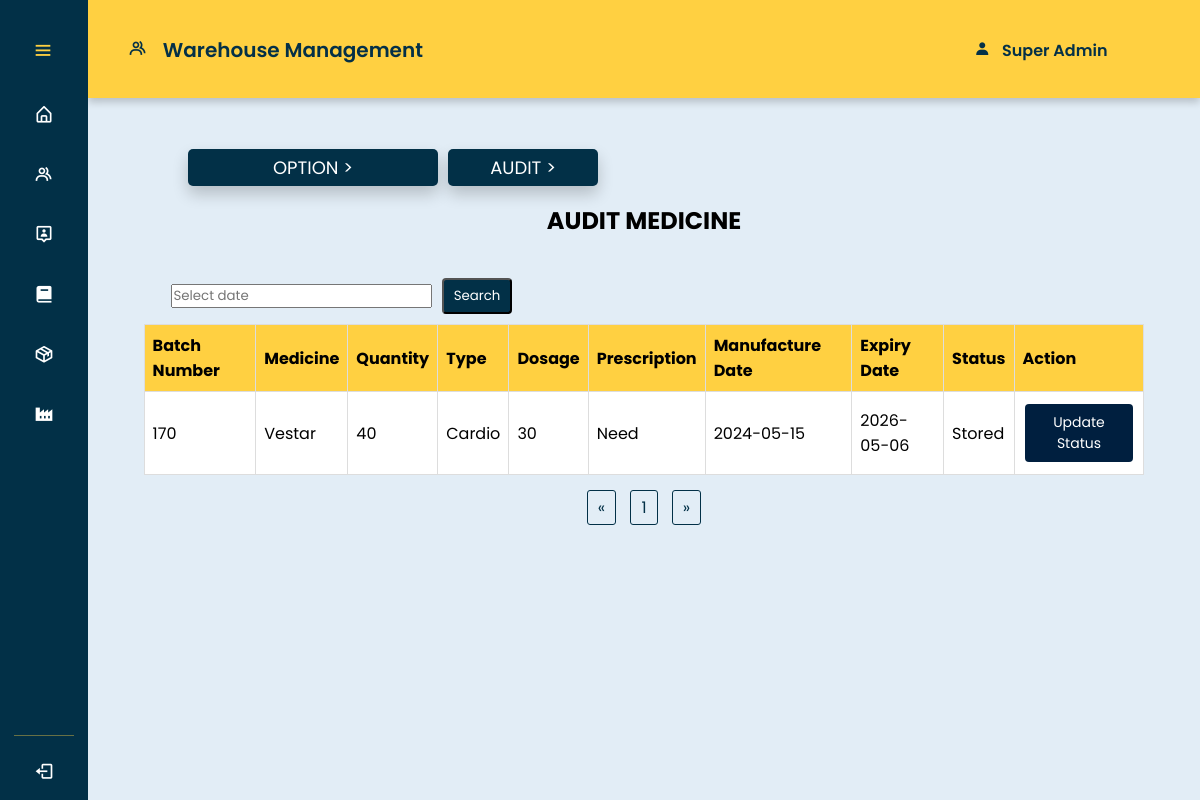
Page /sia/logistics.php on the committed database.
### tables this page shows
CREATE TABLE `medicine` (
  `id` int(11) NOT NULL,
  `medicine_name` varchar(255) NOT NULL,
  `quantity` int(14) NOT NULL,
  `type` varchar(255) NOT NULL,
  `dosage` int(13) NOT NULL,
  `prescription` varchar(20) NOT NULL,
  `date_created` date NOT NULL DEFAULT current_timestamp(),
  `expiry_date` date NOT NULL,
  `status` tinyint(4) NOT NULL,
  `sent` int(45) NOT NULL
);

### sia/logistics.php (the view, shortened to what this page needs)
<?php
$pdo = connection();
$records_per_page = 10;
if (!isset($_GET['page']) || !is_numeric($_GET['page'])) {
    $page = 1;
} else {
    $page = intval($_GET['page']);
}
$limit_start = ($page - 1) * $records_per_page;
$search_date_created = isset($_POST['search_date_created']) ? $_POST['search_date_created'] : '';
try {
    if (!empty($search_date_created)) {
        $stmt = $pdo->prepare("SELECT * FROM genpharma.medicine WHERE DATE(date_created) = :search_date_created LIMIT :limit_start, :records_per_page");
        $stmt->bindParam(':search_date_created', $search_date_created, PDO::PARAM_STR);
    } else {
        $stmt = $pdo->prepare("SELECT * FROM genpharma.medicine LIMIT :limit_start, :records_per_page");
    }
    $stmt->bindParam(':limit_start', $limit_start, PDO::PARAM_INT);
    $stmt->bindParam(':records_per_page', $records_per_page, PDO::PARAM_INT);
    $stmt->execute();
    $medicines = $stmt->fetchAll(PDO::FETCH_ASSOC);
    if (!empty($search_date_created)) {
        $stmt_count = $pdo->prepare("SELECT COUNT(*) as total_records FROM genpharma.medicine WHERE DATE(date_created) = :search_date_created");
        $stmt_count->bindParam(':search_date_created', $search_date_created, PDO::PARAM_STR);
    } else {
        $stmt_count = $pdo->prepare("SELECT COUNT(*) as total_records FROM genpharma.medicine");
    }
    $stmt_count->execute();
    $result = $stmt_count->fetch(PDO::FETCH_ASSOC);
    $total_records = $result['total_records'];
    $total_pages = ceil($total_records / $records_per_page);
} catch (PDOException $e) {
    echo "Error: " . $e->getMessage();
}
?>
<!DOCTYPE html>
<html lang="en">
<head>
    <link rel="stylesheet" href="css/logistics.css">
    <link rel="stylesheet" href="css/style.css">
    <link href='https://unpkg.com/boxicons@2.1.4/css/boxicons.min.css' rel="stylesheet">
    <link rel="stylesheet" href="https://cdn.jsdelivr.net/npm/flatpickr/dist/flatpickr.min.css">
</head>
<body>
<nav class="sidebar close">
<header>
    <div class="image-text">
    </div>
    <i class='bx bx-menu toggle'></i>
</header>
<div class="menu-bar">
  <div class="menu">
            <li class="nav-link">
                <a href="/3GENpharma/BI/dashboard.php">
                <i class='bx bx-home-alt icon' ></i>
                </a>
            </li>
            <li class="nav-link">
                <a href="/3GENPHARMA/HR/employee.php">
                <i class='bx bx-group icon' ></i>
                </a>
            </li>
            <li class="nav-link">
                <a href="/3genpharma/crm/customer.php">
                <i class='bx bx-user-pin icon' ></i>
                </a>
            </li>
            <li class="nav-link">
                <a href="/3GENpharma/accounting/reports.php">
                <i class='bx bxs-book icon' ></i>
                </a>
            </li>
            <li class="nav-link">
                <a href="/3genpharma/inventory/inventory.php">
                <i class='bx bx-package icon' ></i>
                </a>
            </li>
            <div class="sidenav-menu">
            <li class="nav-link">
                <i class='bx bxs-factory icon'> </i>
            </li>
        </div>
  </div>
      <div class="bottom-content">
        <hr style="height:1px;opacity:40%;border-width:0;background-color:#FFD041;">
      <li class="nav-link">
      <a href="logout.php">
      <i class='bx bx-log-out icon' ></i>
      </a>
      </li>
      </div>
    </div>
</nav>
<section class="home">
    <div class="userheader">
        <h1> <i class='bx bx-group icon'>&nbsp</i> Warehouse Management </h1>
        <h2><i class='bx bxs-user usericon'>&nbsp</i> Super Admin </h2>
    </div>
    <div class="dropdown1">
        <span class="inventory"> OPTION ></span>
    </div>
    <div class="dropdown1">
        <span class="inventory1"> AUDIT > </span>
    </div>
    <br>
    <div class="table-container1">
        <h1 class="header-container1">AUDIT MEDICINE</h1>
        <div class="add-container1">
            <form method="POST" action="<?php echo htmlspecialchars($_SERVER["PHP_SELF"]); ?>">
                <input type="text" id="search_date_created" name="search_date_created" placeholder="Select date">
                <button type="submit" name="search_button" class="add-button2">Search</button>
            </form>
        </div>
        <table class="table-materials">
            <thead>
                <tr>
                    <th>Batch Number</th>
                    <th>Medicine</th>
                    <th>Quantity</th>
                    <th>Type</th>
                    <th>Dosage</th>
                    <th>Prescription</th>
                    <th>Manufacture Date</th>
                    <th>Expiry Date</th>
                    <th>Status</th>
                    <th>Action</th>
                </tr>
            </thead>
            <tbody>
<?php
foreach ($medicines as $medrow):
?>
    <tr>
        <td><?= $medrow['id']; ?></td>
        <td><?= $medrow['medicine_name']; ?></td>
        <td><?= $medrow['quantity']; ?></td>
        <td><?= $medrow['type']; ?></td>
        <td><?= $medrow['dosage']; ?></td>
        <td><?= $medrow['prescription']; ?></td>
        <td><?= $medrow['date_created']; ?></td>
        <td><?= $medrow['expiry_date']; ?></td>
        <td class="text-center">
            <?php
            switch ($medrow['status']) {
                case 4: echo "Stored"; break;
            }
            ?>
        </td>
        <td>
            <form method="post" action="status.php">
                <button type="submit" class="btn btn-primary" <?= ($medrow['status'] >= 4) ? "disabled" : ""; ?>>Update Status</button>
            </form>
        </td>
    </tr>
<?php endforeach; ?>
</tbody>
        </table>
        <div class="pagination-container">
            <ul class="pagination">
                <li><a href="<?php echo htmlspecialchars($_SERVER["PHP_SELF"]); ?>?page=<?php echo ($page > 1) ? $page - 1 : 1; ?>">&laquo;</a></li>
                <?php for ($i = 1; $i <= $total_pages; $i++) : ?>
                    <li><a href="<?php echo htmlspecialchars($_SERVER["PHP_SELF"]); ?>?page=<?php echo $i; ?>"><?php echo $i; ?></a></li>
                <?php endfor; ?>
                <li><a href="<?php echo htmlspecialchars($_SERVER["PHP_SELF"]); ?>?page=<?php echo ($page < $total_pages) ? $page + 1 : $total_pages; ?>">&raquo;</a></li>
            </ul>
        </div>
    </div>
<br>
</section>
</body>
</html>

### sia/css/logistics.css (style rules this page uses)
* { padding: 0; margin: 0; box-sizing: border-box; font-family: 'Poppins', sans-serif; }
body { height: 100vh; background: #E2EDF6; }
.sidebar { position: fixed; top: 0; left: 0; height: 100%; width: 250px; padding: 10px 14px; background: #023047; z-index: 100; cursor: pointer; overflow-y:scroll; overflow-x: hidden; }
.sidebar.close { width: 88px; }
.sidebar .menu { margin-top: -45px; }
.sidebar li { height: 50px; margin-top: 10px; list-style: none; display: flex; align-items: center; }
.sidebar li .icon { display: flex; align-items: center; justify-content: center; min-width: 60px; font-size: 20px; }
.sidebar li .icon, .sidebar li .text { color: #fff; }
.sidebar header { position: relative; }
.sidebar header .image-text { display: flex; align-items: center; padding-top: 1rem; }
.sidebar header .toggle { position: absolute; color:#FFD041; top: 60%; left: 90%; font-size: 22px; line-height: 50px; transform: translateY(-50%); cursor: pointer; }
.sidebar li a { text-decoration: none; height: 100%; width: 100%; display: flex; align-items: center; border-radius: 6px; }
.sidebar .menu-bar { height: calc(100% - 60px); display: flex; flex-direction: column; justify-content: space-between; padding-top: 3rem; }
.sidebar.close .toggle { left: 30%; }
.sidenav-menu { width:auto; }
.home { position: relative; height: 100vh; left: 250px; width: calc(100% - 250px); }
.home .userheader { padding: 35px 40px; background-color: #FFD041; box-shadow: 0 4px 8px 0 rgba(0, 0, 0, 0.2); }
.home .userheader h1 { font-size: 20px; font-weight: 600; color: #043047; }
.home .userheader h2 { font-size: 16px; font-weight: 600; color: #043047; margin-left: 82%; margin-top: -27px; }
.sidebar.close ~ .home { left: 88px; width: calc(100% - 88px); }
.bottom-content { margin-top: 60px; }
.inventory { background-color: #023047; box-shadow: 0 8px 16px 0 rgba(0,0,0,0.2); padding: 5px 20px; border-radius: 5px; font-size: large; position: absolute; top: 50px; left: 100px; cursor: pointer; color: white; min-width: 250px; text-align: center; }
.dropdown1 { position: relative; display: list-item; display: inline; }
.inventory1 { background-color: #023047; box-shadow: 0 8px 16px 0 rgba(0,0,0,0.2); padding: 5px 20px; border-radius: 5px; font-size: large; position: absolute; top: 50px; left: 360px; cursor: pointer; color: white; min-width: 150px; text-align: center; }

### sia/css/style.css (style rules this page uses)
* { padding: 0; margin: 0; box-sizing: border-box; font-family: 'Poppins', sans-serif; }
.table-container1 { margin-top: 80px; display: flex; justify-content: center; flex-direction: column; align-items: center; }
table { width: 100%; border-collapse: collapse; }
.table-materials { width: 90%; }
th, td { padding: 8px; border: 1px solid #ddd; text-align: left; }
th { background-color: #FFD041; }
tr { background-color: #ffffff; }
.add-container1 { margin: 10px; display: flex; justify-content: flex-start; align-items: center; width: 85%; }
.add-button2 { background-color: #023047; color: white; padding: 6px 10px; text-align: right; text-decoration: none; display: inline-block; border-radius: 4px; cursor: pointer; margin-left: 5px; }
a { text-decoration: none; color: #555; }
.header-container1 { margin-bottom: 30px; }
.pagination-container { margin-top: 20px; text-align: center; }
.pagination { display: inline-block; list-style-type: none; margin: 0; padding: 0; }
.pagination li { display: inline; margin: 0 5px; }
.pagination a { color: #023047; padding: 5px 10px; text-decoration: none; border: 1px solid #023047; border-radius: 3px; }

### sia/logistics.php (style rules this page uses)
.dropdown1 { position: relative; }
.btn-primary { background-color: #001f3f; color: #fff; border: none; padding: 8px 16px; text-align: center; text-decoration: none; display: inline-block; font-size: 14px; margin: 4px 2px; cursor: pointer; border-radius: 4px; }

### rows in the picture
medicine: id "170", medicine_name "Vestar", quantity "40", type "Cardio", dosage "30", prescription "Need", date_created "2024-05-15", expiry_date "2026-05-06", status "Stored"
